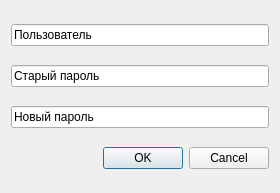
<?xml version="1.0" encoding="UTF-8"?>
<ui version="4.0">
 <class>ChengePassword</class>
 <widget class="QDialog" name="ChengePassword">
  <property name="geometry">
   <rect>
    <x>0</x>
    <y>0</y>
    <width>280</width>
    <height>193</height>
   </rect>
  </property>
  <property name="windowTitle">
   <string>Dialog</string>
  </property>
  <layout class="QGridLayout" name="gridLayout">
   <item row="0" column="0">
    <widget class="QLineEdit" name="lineEdit_3">
     <property name="text">
      <string>Пользователь</string>
     </property>
    </widget>
   </item>
   <item row="1" column="0">
    <widget class="QLineEdit" name="lineEdit">
     <property name="text">
      <string>Старый пароль</string>
     </property>
    </widget>
   </item>
   <item row="2" column="0">
    <widget class="QLineEdit" name="lineEdit_2">
     <property name="text">
      <string>Новый пароль</string>
     </property>
    </widget>
   </item>
   <item row="3" column="0">
    <widget class="QDialogButtonBox" name="buttonBox">
     <property name="orientation">
      <enum>Qt::Horizontal</enum>
     </property>
     <property name="standardButtons">
      <set>QDialogButtonBox::Cancel|QDialogButtonBox::Ok</set>
     </property>
    </widget>
   </item>
  </layout>
 </widget>
 <resources/>
 <connections>
  <connection>
   <sender>buttonBox</sender>
   <signal>accepted()</signal>
   <receiver>ChengePassword</receiver>
   <slot>accept()</slot>
   <hints>
    <hint type="sourcelabel">
     <x>248</x>
     <y>254</y>
    </hint>
    <hint type="destinationlabel">
     <x>157</x>
     <y>274</y>
    </hint>
   </hints>
  </connection>
  <connection>
   <sender>buttonBox</sender>
   <signal>rejected()</signal>
   <receiver>ChengePassword</receiver>
   <slot>reject()</slot>
   <hints>
    <hint type="sourcelabel">
     <x>316</x>
     <y>260</y>
    </hint>
    <hint type="destinationlabel">
     <x>286</x>
     <y>274</y>
    </hint>
   </hints>
  </connection>
 </connections>
</ui>
